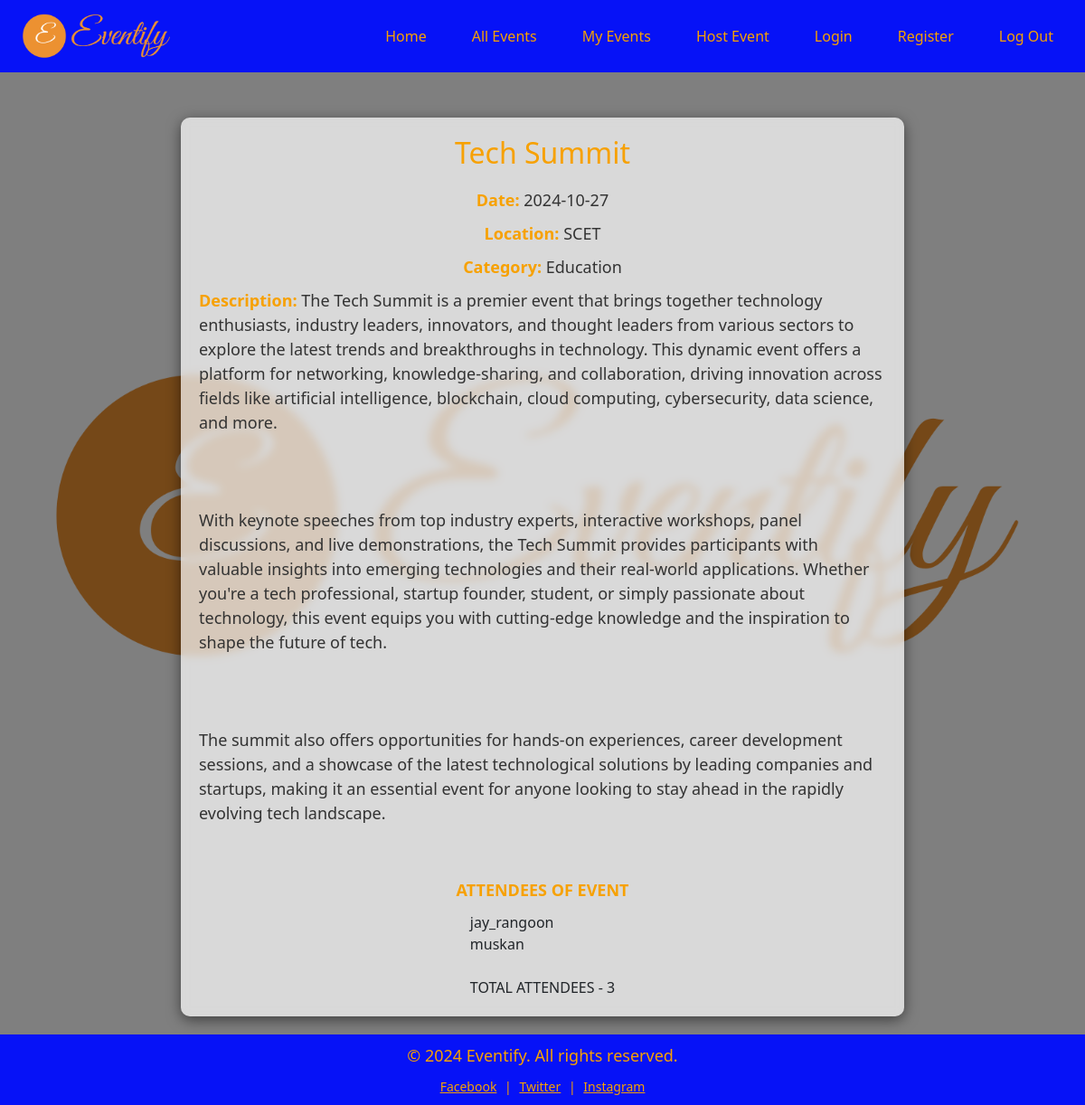
Screenshot of /indi-event-details.php?event_id=1 with the database file from the repository.
### tables this page shows
CREATE TABLE `event` (
  `id` int(100) NOT NULL,
  `username` varchar(100) NOT NULL,
  `title` varchar(100) NOT NULL,
  `description` text NOT NULL,
  `date` date NOT NULL,
  `category` varchar(100) NOT NULL,
  `location` varchar(100) NOT NULL
);

CREATE TABLE `register` (
  `id` int(100) NOT NULL,
  `eventid` int(100) NOT NULL,
  `title` varchar(255) NOT NULL,
  `hostname` varchar(255) NOT NULL,
  `attendees` varchar(255) NOT NULL
);

### indi-event-details.php (the view, shortened to what this page needs)
<?php
include 'connect.php';
$event_id = $_GET['event_id'];
$sql = "SELECT * FROM `event` WHERE id = '$event_id'";
$result = mysqli_query($connect, $sql);
$event = mysqli_fetch_assoc($result);
?>
<!DOCTYPE html>
<html lang="en">
<head>
    <link href="https://cdn.jsdelivr.net/npm/bootstrap@5.3.3/dist/css/bootstrap.min.css" rel="stylesheet">
</head>
<body>
    <div class="background">
        <nav>
            <div>
                <img src="./images/logo.png" class="logo" alt="Eventify Logo">
            </div>
            <ul>
                <li><a href="index.php">Home</a></li>
                <li><a href="event-details.html">All Events</a></li>
                <li><a href="myevents.php">My Events</a></li>
                <li><a href="hostevent2.php">Host Event</a></li>
                <li><a href="login1.php">Login</a></li>
                <li><a href="register1.php">Register</a></li>
                <li><a href="logout.php">Log Out</a></li>
            </ul>
        </nav>
        <div class="content">
            <h1><?php echo $event['title']; ?></h1>
            <p><strong>Date:</strong> <?php echo $event['date']; ?></p>
            <p><strong>Location:</strong> <?php echo $event['location']; ?></p>
            <p><strong>Category:</strong> <?php echo $event['category']; ?></p>
            <p><strong>Description:</strong> <?php echo nl2br($event['description']); ?></p><br><br>
            <p><strong> ATTENDEES OF EVENT </strong></p>
            <?php
                include 'connect.php';
                $event_id = $_GET['event_id'];
                $sql = "SELECT * FROM `register` WHERE eventid = '$event_id'";
                $result = mysqli_query($connect, $sql);
                if($result){
                    $count = 0;
                    while($event1 = mysqli_fetch_assoc($result)){
                        echo $event1['attendees']."<br>";
                        $count += 1;
                    }
                    echo "TOTAL ATTENDEES - ".$count;
                }
                else{
                    die(mysqli_error($connect));
                }
            ?>
        </div>
    </div>
    <footer>
        <p>&copy; 2024 Eventify. All rights reserved.</p>
        <div class="socials">
            <a href="#">Facebook</a> | <a href="#">Twitter</a> | <a href="#">Instagram</a>
        </div>
    </footer>
</body>
</html>

### indi-event-details.php (style rules this page uses)
body { font-family: 'Segoe UI', Tahoma, Geneva, Verdana, sans-serif; margin: 0; padding: 0; min-height: 100vh; display: flex; flex-direction: column; background-color: #f4f4f9; }
.background { flex: 1; display: flex; flex-direction: column; align-items: center; justify-content: center; padding: 20px; background-image: url('./images/background.png'); background-size: cover; background-position: center; background-repeat: no-repeat; position: relative; }
.background::before { content: ''; position: absolute; top: 0; left: 0; right: 0; bottom: 0; background: rgba(0, 0, 0, 0.5); z-index: 1; }
nav { background-color: rgb(6, 18, 247); display: flex; justify-content: space-between; align-items: center; padding: 15px 20px; width: 100%; position: absolute; top: 0; left: 0; z-index: 3; }
nav .logo { height: 50px; width: auto; }
nav ul { padding: 0; margin: 0; list-style: none; display: flex; gap: 20px; }
nav a { color: #f7a101; padding: 5px 15px; border-radius: 5px; transition: background-color 0.3s; text-decoration: none; }
.content { margin-top: 110px; display: flex; flex-direction: column; align-items: center; justify-content: center; padding: 20px; z-index: 2; width: 100%; max-width: 800px; background-color: rgba(255, 255, 255, 0.7); border-radius: 10px; box-shadow: 0px 4px 15px rgba(0, 0, 0, 0.5); backdrop-filter: blur(5px); word-wrap: break-word; }
h1 { font-size: 32px; margin-bottom: 20px; color: #f7a101; }
p { font-size: 18px; margin-bottom: 10px; color: #333; white-space: pre-line; }
p strong { color: #f7a101; }
footer { background-color: rgb(6, 18, 247); color: #f7a101; padding: 10px; text-align: center; font-size: 14px; position: relative; bottom: 0; width: 100%; z-index: 1; }
footer p { color: #f7a101; }
footer .socials { margin-top: 10px; }
footer a { color: #f7a101; padding: 0 5px; }

### rows the page displays
event: title "Tech Summit", date "2024-10-27", location "SCET", category "Education", description "The Tech Summit is a premier event that brings together technology enthusiasts, industry leaders, innovators, and thought leaders from various sectors to explore the latest trends and breakthroughs in technology. This dynamic event offers a platform for networking, knowledge-sharing, and collaboration, driving innovation across fields like artificial intelligence, blockchain, cloud computing, cybersecurity, data science, and more. With keynote speeches from top industry experts, interactive workshops, panel discussions, and live demonstrations, the Tech Summit provides participants with valuable insights into emerging technologies and their real-world applications. Whether you're a tech…"
register: attendees "jay_rangoon"
register: attendees "muskan"

### other values shown
$count "3"
